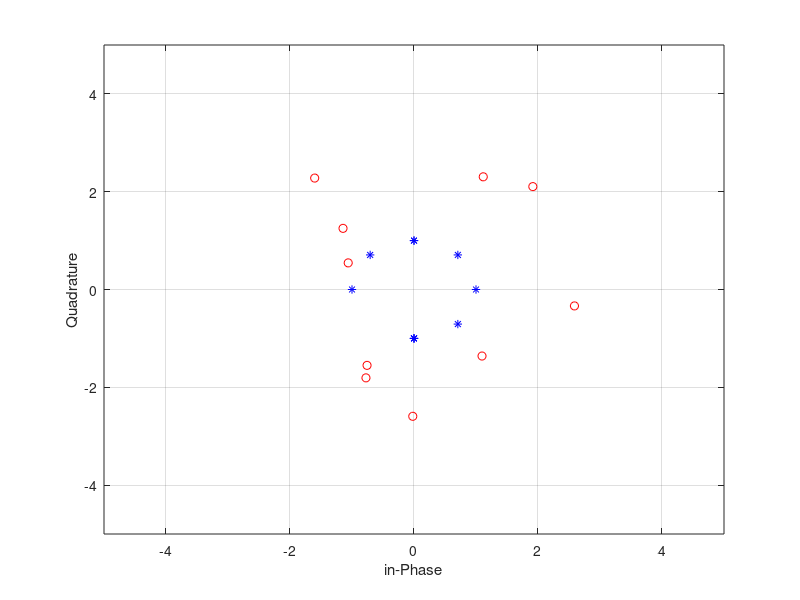

This chart was generated by the following MATLAB code:
clear variables;
clc;

%%Parameters
SNR_dB = -10:1:20;
SNR_linear = 10.^(SNR_dB/10); %Signal Power

%% Preparation(DATA)
nSymbol = 10;
M = 8;  %2 = BPSK, 4 = QPSK, 8 = 8-PSK, 16 = 16QAM
data = randi([0, M-1], 1, nSymbol );
%bitstream = [0, 1, 0, 0, 1, 1, 1, 0];

%% Transmitter - Modulation (BPSK)
% 0-> cos(2 pi fct) / s2(left) -> -1
% 1-> cos(2 pi fct) s1 (right) -> 1

modulated_symbol = zeros(1, nSymbol);

if M==2
    % modulated_symbol(data==1) = 1;
    % modulated_symbol(data==0) = -1;
    modulated_symbol(data==1) = (1+1j)/sqrt(2);
    modulated_symbol(data==0) = (-1-1j)/sqrt(2);
elseif M == 4
    modulated_symbol(data == 0) = (1+1j)/sqrt(2);%00
    modulated_symbol(data == 1) = (-1+1j)/sqrt(2);%01
    modulated_symbol(data == 2) = (1-1j)/sqrt(2);%11
    modulated_symbol(data == 3) = (-1-1j)/sqrt(2);%10

elseif M == 8
    modulated_symbol(data == 0) = (1); %000; (1,0) 좌표에 위치
    modulated_symbol(data == 1) = (1+1j)/sqrt(2); %001;(1, 1)/sqrt(2) 좌표 위치
    modulated_symbol(data == 2) = (1j); %010; (1,0) 좌표에 위치
    modulated_symbol(data == 3) = (-1+1j)/sqrt(2); %011;(1, 1)/sqrt(2) 좌표 위치
    modulated_symbol(data == 4) = (-1); %100; (1,0) 좌표에 위치
    modulated_symbol(data == 5) = (-1-1j)/sqrt(2); %101;(1, 1)/sqrt(2) 좌표 위치
    modulated_symbol(data == 6) = (-1j); %110; (1,0) 좌표에 위치
    modulated_symbol(data == 7) = (1-1j)/sqrt(2); %111;(1, 1)/sqrt(2) 좌표 위치


end

figure(11);
plot(real(modulated_symbol), imag(modulated_symbol), "b*");
xlim([-5, 5]); ylim([-5, 5]);
xlabel("in-Phase");
ylabel("Quadrature");
grid on;

%% Transmission System
transmit_power = 5; %Signal Strength 
transmission_symbol = sqrt(transmit_power)*modulated_symbol;   %y(n) : 송신기 출력 신호
AWGN = sqrt(1/2)*(randn(1, (nSymbol)) + 1j*randn(1, (nSymbol)) );
% transmission_symbol = sqrt(transmit_power)*modulated_symbol + AWGN;
%I^2R, V^2/r, VI == P



%% Receiver - Demodulation (BPSK)
received_symbol = transmission_symbol + AWGN;

recovered_data = zeros(1, nSymbol);
figure(11);
hold on;
plot(real(received_symbol), imag(received_symbol), "ro");



if M==2
    recovered_data(real(received_symbol) + imag(received_symbol) > 0) = 1;
    recovered_data(real(received_symbol) + imag(received_symbol) < 0) = 0;
elseif M==4
    for i = 1:1:nSymbol
        a = real(received_symbol(i));
        b = imag(received_symbol(i));

        if a>0 && b>0
            recovered_data(i) = 0;
        elseif a>0 &&  b<0
            recovered_data(i) = 2;
        elseif a<0 && b>0
            recovered_data(i) = 1;
        else
            recovered_data(i) = 3;
        end
    end

elseif M==8


end



%%
%SER = Symbol Error Rate
SER = sum(data ~=recovered_data)/nSymbol;


